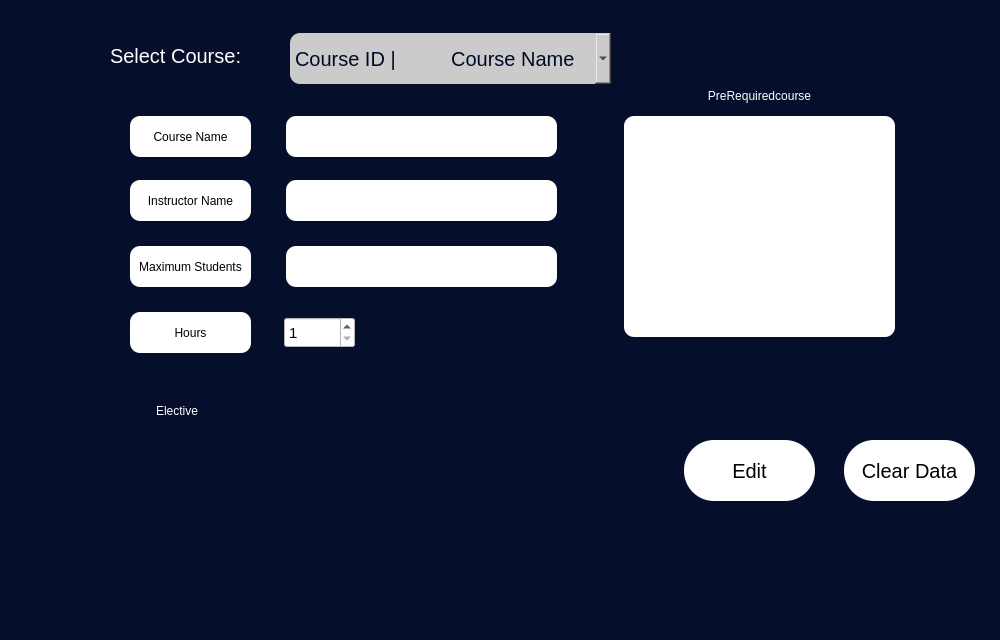
<?xml version="1.0" encoding="UTF-8"?>
<ui version="4.0">
 <class>EditCourse</class>
 <widget class="QDialog" name="EditCourse">
  <property name="geometry">
   <rect>
    <x>0</x>
    <y>0</y>
    <width>1000</width>
    <height>640</height>
   </rect>
  </property>
  <property name="windowTitle">
   <string>Dialog</string>
  </property>
  <property name="styleSheet">
   <string notr="true">background-color: rgb(5, 14, 43)</string>
  </property>
  <widget class="QLabel" name="label">
   <property name="geometry">
    <rect>
     <x>664</x>
     <y>80</y>
     <width>191</width>
     <height>31</height>
    </rect>
   </property>
   <property name="styleSheet">
    <string notr="true">color:white;
font: 12pt &quot;Arial&quot;;
    background-color: transparent;</string>
   </property>
   <property name="text">
    <string>PreRequiredcourse</string>
   </property>
   <property name="alignment">
    <set>Qt::AlignCenter</set>
   </property>
  </widget>
  <widget class="QLabel" name="maxstd">
   <property name="geometry">
    <rect>
     <x>130</x>
     <y>246</y>
     <width>121</width>
     <height>41</height>
    </rect>
   </property>
   <property name="styleSheet">
    <string notr="true">    border-radius: 10px;
background:white;
color:black;</string>
   </property>
   <property name="text">
    <string>Maximum Students</string>
   </property>
   <property name="alignment">
    <set>Qt::AlignCenter</set>
   </property>
  </widget>
  <widget class="QLineEdit" name="lineEdit_1">
   <property name="geometry">
    <rect>
     <x>286</x>
     <y>116</y>
     <width>271</width>
     <height>41</height>
    </rect>
   </property>
   <property name="styleSheet">
    <string notr="true">background:white;
color:black;
    border-radius: 10px;
</string>
   </property>
  </widget>
  <widget class="QLabel" name="insName">
   <property name="geometry">
    <rect>
     <x>130</x>
     <y>180</y>
     <width>121</width>
     <height>41</height>
    </rect>
   </property>
   <property name="styleSheet">
    <string notr="true">    border-radius: 10px;
background:white;
color:black;</string>
   </property>
   <property name="text">
    <string>Instructor Name</string>
   </property>
   <property name="alignment">
    <set>Qt::AlignCenter</set>
   </property>
  </widget>
  <widget class="QLineEdit" name="lineEdit_2">
   <property name="geometry">
    <rect>
     <x>286</x>
     <y>180</y>
     <width>271</width>
     <height>41</height>
    </rect>
   </property>
   <property name="styleSheet">
    <string notr="true">    border-radius: 10px;
background:white;
color:black;</string>
   </property>
  </widget>
  <widget class="QCheckBox" name="checkBox">
   <property name="geometry">
    <rect>
     <x>136</x>
     <y>390</y>
     <width>121</width>
     <height>41</height>
    </rect>
   </property>
   <property name="styleSheet">
    <string notr="true">border-radius:10px;
color:white;
font: 16pt &quot;Arial&quot;;
    background-color: transparent;</string>
   </property>
   <property name="text">
    <string>Elective</string>
   </property>
  </widget>
  <widget class="QPushButton" name="clear">
   <property name="geometry">
    <rect>
     <x>844</x>
     <y>440</y>
     <width>131</width>
     <height>61</height>
    </rect>
   </property>
   <property name="cursor">
    <cursorShape>PointingHandCursor</cursorShape>
   </property>
   <property name="styleSheet">
    <string notr="true">    border-radius: 30px;
background:white;
color:black;
font : 800;
font-size:20px;
</string>
   </property>
   <property name="text">
    <string>Clear Data</string>
   </property>
  </widget>
  <widget class="QPushButton" name="Edit">
   <property name="geometry">
    <rect>
     <x>684</x>
     <y>440</y>
     <width>131</width>
     <height>61</height>
    </rect>
   </property>
   <property name="cursor">
    <cursorShape>PointingHandCursor</cursorShape>
   </property>
   <property name="styleSheet">
    <string notr="true">    border-radius: 30px;
background:white;
color:black;
font : 800;
font-size:20px;
</string>
   </property>
   <property name="text">
    <string>Edit</string>
   </property>
  </widget>
  <widget class="QListWidget" name="listWidget">
   <property name="geometry">
    <rect>
     <x>624</x>
     <y>116</y>
     <width>271</width>
     <height>221</height>
    </rect>
   </property>
   <property name="styleSheet">
    <string notr="true">background: white ;
border-radius:10px;
font: 600 12pt &quot;Yu Gothic UI Semibold&quot;;
color : black ; </string>
   </property>
  </widget>
  <widget class="QLabel" name="check_add">
   <property name="geometry">
    <rect>
     <x>124</x>
     <y>450</y>
     <width>531</width>
     <height>41</height>
    </rect>
   </property>
   <property name="styleSheet">
    <string notr="true"/>
   </property>
   <property name="text">
    <string/>
   </property>
  </widget>
  <widget class="QLabel" name="couseName">
   <property name="geometry">
    <rect>
     <x>130</x>
     <y>116</y>
     <width>121</width>
     <height>41</height>
    </rect>
   </property>
   <property name="styleSheet">
    <string notr="true">    border-radius: 10px;
background:white;
color:black;</string>
   </property>
   <property name="text">
    <string>Course Name</string>
   </property>
   <property name="alignment">
    <set>Qt::AlignCenter</set>
   </property>
  </widget>
  <widget class="QLineEdit" name="lineEdit_4">
   <property name="geometry">
    <rect>
     <x>286</x>
     <y>246</y>
     <width>271</width>
     <height>41</height>
    </rect>
   </property>
   <property name="styleSheet">
    <string notr="true">background:white;
color:black;
    border-radius: 10px;
</string>
   </property>
  </widget>
  <widget class="QComboBox" name="courseList">
   <property name="geometry">
    <rect>
     <x>290</x>
     <y>33</y>
     <width>321</width>
     <height>51</height>
    </rect>
   </property>
   <property name="styleSheet">
    <string notr="true">font-size:20px;
color : rgb(0, 9, 40);
border-radius: 10px;
background:rgb(203, 203, 203);</string>
   </property>
   <item>
    <property name="text">
     <string>Course ID |          Course Name </string>
    </property>
   </item>
  </widget>
  <widget class="QLabel" name="label_2">
   <property name="geometry">
    <rect>
     <x>110</x>
     <y>40</y>
     <width>141</width>
     <height>31</height>
    </rect>
   </property>
   <property name="styleSheet">
    <string notr="true">font-size:20px;
font: 700;
color:white;</string>
   </property>
   <property name="text">
    <string>Select Course:</string>
   </property>
  </widget>
  <widget class="QLabel" name="hours">
   <property name="geometry">
    <rect>
     <x>130</x>
     <y>312</y>
     <width>121</width>
     <height>41</height>
    </rect>
   </property>
   <property name="styleSheet">
    <string notr="true">    border-radius: 10px;
background:white;
color:black;</string>
   </property>
   <property name="text">
    <string>Hours</string>
   </property>
   <property name="alignment">
    <set>Qt::AlignCenter</set>
   </property>
  </widget>
  <widget class="QSpinBox" name="spinBox">
   <property name="geometry">
    <rect>
     <x>284</x>
     <y>317</y>
     <width>71</width>
     <height>31</height>
    </rect>
   </property>
   <property name="styleSheet">
    <string notr="true">background : white;
color:black;
font-size:15px;</string>
   </property>
   <property name="minimum">
    <number>1</number>
   </property>
   <property name="maximum">
    <number>10</number>
   </property>
  </widget>
 </widget>
 <resources/>
 <connections/>
</ui>
